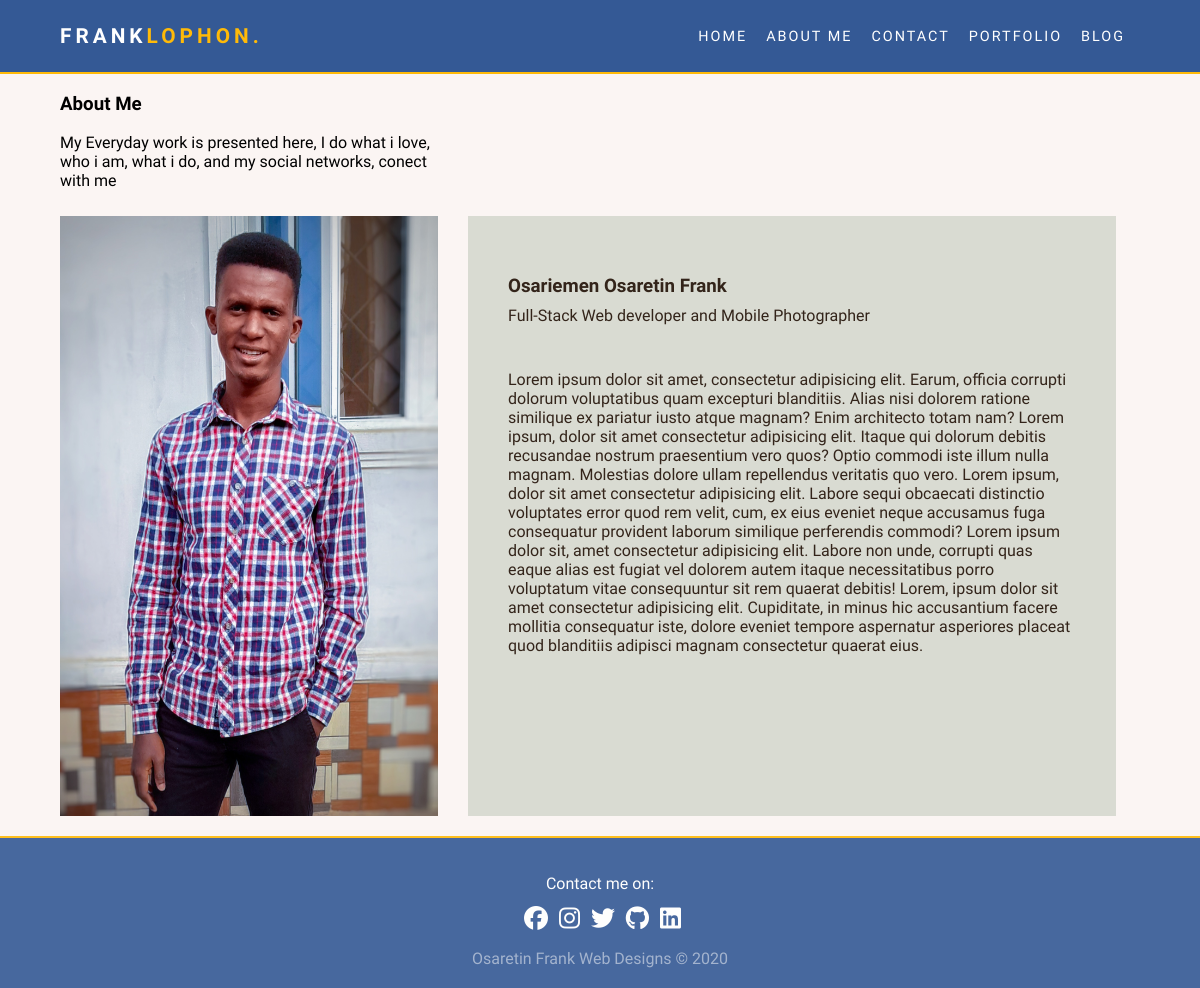
The page /about/ on the database its author committed.
### portfolio/models.py (models this page shows, shortened)
class about(models.Model):
    name = models.CharField(max_length=150, null=True)
    about_me = models.TextField(null=True)
    title = models.CharField(max_length=150, null=True)
    image = models.ImageField(upload_to = 'media/about_me', null=True)
    top_text = models.TextField(max_length=300, null=True)

### portfolio/views.py (the view)
# urls.py: path("about/", views.about_me, name = 'about'),
def about_me(request):
    context = {'about':about.objects.all()}
    return render(request, 'portfolio/about.html', context)

### portfolio/templates/portfolio/about.html
{% extends "portfolio/base.html" %}
    {% block content %}
    <section id="about-me">
        <div class="container top-text" data-aos="fade-down">
            {% for item in about %}
                    <h3>About Me</h3>
                    <p>{{item.top_text}}</p>
                </div>
                <div class="container">
                <div class="contact-about">
                    <div class="flex-box1">
                        <img src="{{ item.image.url }}" alt="About Me" data-aos="fade-right">
                    </div>
                    <div class="flex-box2" data-aos="fade-left">
                        <h3>{{ item.name }}</h3>
                        <h5>{{ item.title }}</h5>
                        <p>
                            {{ item.about_me }}
                        </p>
                    </div>
                </div>
                {% endfor %}
        </div>
    </section>
{% endblock %}

### portfolio/templates/portfolio/base.html (shortened to what this page needs)
{% load static %}
<!DOCTYPE html>
<html lang="en">
<head>
    <link rel="stylesheet" href="{% static 'portfolio/css/styles.css' %}">
    <link rel="stylesheet" href="https://unpkg.com/aos@next/dist/aos.css" />
</head>
<body>
    <header id="main-header">
        <div class="container">
                <h1><span id="logo">FRANK</span>LOPHON.</h1>
                <nav id="main-nav">
                    <ul>
                        <li><a href="{% url 'home' %}">Home</a></li>
                        <li><a href="{% url 'about' %}">About me</a></li>
                        <li><a href="{% url 'contact' %}">contact</a></li>
                        <li><a href="{% url 'portfolio' %}">Portfolio</a></li>
                        <li><a href="{% url 'blog' %}">blog</a></li>
                    </ul>
                </nav>
        </div>
    </header>
    {% block content %}{% endblock %}
    <footer id="main-footer">
        <p>Contact me on:</p>
        <div class="social">
            <ul>
                <li><a href="https://www.facebock.com/frank.john.2211", target="_blank"> <i class="fab fa-facebook"></i> </a></li>
                <li><a href="https://www.instagram.com/franklophon", target="_blank"> <i class="fab fa-instagram"></i> </a></li>
                <li><a href="https://www.twitter.com/Osaretinfrank3", target="_blank"> <i class="fab fa-twitter"></i> </a></li>
                <li><a href="https://www.github.com/osas2211", target="_blank"> <i class="fab fa-github"></i> </a></li>
                <li><a href="https://www.linkedin.com/in/osaretin-osariemen-frank-03047a1a6", target="_blank"> <i class="fab fa-linkedin"></i> </a></li>
            </ul>
        </div>
        <div class="copyright">
            Osaretin Frank Web Designs  &copy; 2020
        </div>
    </footer>
</body>
</html>

### portfolio/static/portfolio/css/styles.css (style rules this page uses)
body { margin: 0; background-color: #FBF5F3; font-family: "PT sans",Arial, Helvetica, sans-serif; }
.container { width: 90%; margin: 0 auto; overflow: hidden; }
#main-header { display: flex; position: sticky; top: 0; z-index: 1000; margin: 0; background-color: #345995; color: #FFBA08; padding-top: 10px; padding-bottom: 10px ; border-bottom: 2px solid #FFBA08; align-items: center; -height: 100px; }
#main-header div.container { display: flex; justify-content: space-between; flex-direction: row; align-items: center; }
#main-header h1 { letter-spacing: 4px; font-size: 1.3rem; font-family: "Piedra", "Nerko One", "Stalinist one",Arial, Helvetica, sans-serif; font-weight: bold; }
span#logo { color: white; }
#main-nav ul { list-style: none; padding: 0; }
#main-nav li { display: inline; }
#main-nav a { text-decoration: none; font-size: 0.9rem; color: white; text-transform: uppercase; letter-spacing: 2px; padding-right: 15px; }
img { width:100%; height: 100%; transition: 100ms; }
.top-text h3, .top-text p { width: 35%; }
.contact-about { display: flex; flex-direction: row; width: 100%; flex-wrap: nowrap; }
.flex-box1 { background-color: #F2F5EA; height: 600px; margin: 20px; margin-top: 10px; width: 35%; margin-left: 0; }
.flex-box2 { box-sizing: border-box; background-color: #d9dbd2; height: 600px; margin: 10px; width: 60%; padding: 40px; color: #33241a; }
.flex-box2 h5 { margin-top: -10px; margin-bottom: 45px; font-weight: 400; font-size: 1rem; }
#main-footer { display: flex; flex-direction: column; -margin: 50px 0 0 0; background-color: #345995; border-top: 2px solid #FFBA08; color: white; opacity: 0.9; justify-content: space-between; align-items: center; padding: 20px 20px; text-align: center; }
#main-footer ul { list-style: none; padding: 0; }
#main-footer li { display: inline; }
#main-footer p { padding-bottom: 0px ; }
.social { margin-top: -20px; }
.social a { color: white; text-decoration: none; font-size: 1.5rem; padding-left: 5px; transition: .6s; }
.copyright { opacity: 0.5; }

### rows shown on the page
about: top_text "My Everyday work is presented here, I do what i love, who i am, what i do, and my social networks, conect with me", image (picture), name "Osariemen Osaretin Frank", title "Full-Stack Web developer and Mobile Photographer", about_me "Lorem ipsum dolor sit amet, consectetur adipisicing elit. Earum, officia corrupti dolorum voluptatibus quam excepturi blanditiis. Alias nisi dolorem ratione similique ex pariatur iusto atque magnam? Enim architecto totam nam? Lorem ipsum, dolor sit amet consectetur adipisicing elit. Itaque qui dolorum debitis recusandae nostrum praesentium vero quos? Optio commodi iste illum nulla magnam. Molestias dolore ullam repellendus veritatis quo vero. Lorem ipsum, dolor sit amet consectetur adipisicing elit. Labore sequi obcaecati distinctio voluptates error quod rem velit, cum, ex eius eveniet neque accusamus fuga consequatur provident laborum similique perferendis commodi? Lorem ipsum dolor sit,…"
